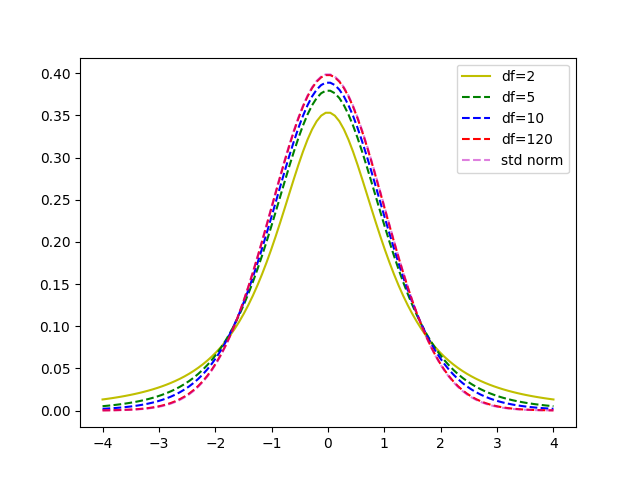

Python code for this plot:
#!/usr/bin/env python3
#-*- coding:utf-8 -*-
#############################################
#File Name: t.py
#Brief:
#Author: frank
#Email: frank0903@aliyun.com
#Created Time:2018-08-17 23:07:24
#Blog: http://www.cnblogs.com/black-mamba
#Github: https://github.com/xiaomagejunfu0903/statistic_notes
#############################################

from scipy.stats import t
from scipy.stats import norm
import matplotlib.pyplot as plt
import numpy as np

df = 2
rv_t = t(df)
x = np.linspace(-4,4, 100)
plt.plot(x,rv_t.pdf(x),'y-',label='df=2')

x2 = np.linspace(-4,4, 100)
plt.plot(x2,t.pdf(x2,5),'g--',label='df=5')

x3 = np.linspace(-4,4, 100)
plt.plot(x3,t.pdf(x3,10),'b--',label='df=10')

x4 = np.linspace(-4,4, 100)
plt.plot(x4,t.pdf(x4,120),'r--',label='df=120')

x5 = np.linspace(-4,4, 100)
plt.plot(x5,norm.pdf(x5),'m--',label='std norm',alpha=0.5)

plt.legend()

plt.show()
